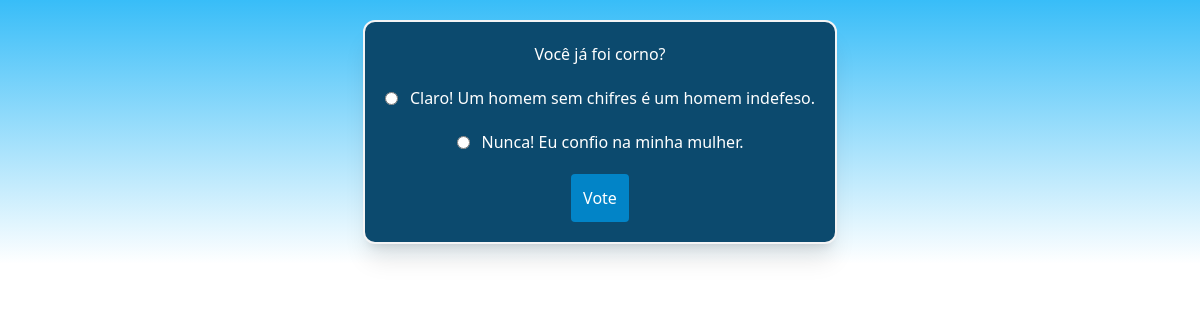
The page /polls/38/ on the database its author committed.
### polls/models.py (models this page shows, shortened)
class Question(models.Model):
    question_text = models.CharField(max_length=200)
    pub_date = models.DateTimeField("data de publicação")

class Choice(models.Model):
    question = models.ForeignKey(Question, on_delete=models.CASCADE)
    choice_text = models.CharField(max_length=200)
    votes = models.IntegerField(default=0)

### polls/views.py (the view)
# urls.py: path("<int:pk>/", views.DetailView.as_view(), name="detail"),
class DetailView(generic.DetailView):
  template_name = "polls/detail.html"
  model = Question

### polls/templates/polls/detail.html (shortened to what this page needs)
<!DOCTYPE html>
{% load static %}
<html lang="en">
<head>
    <script src="https://cdn.tailwindcss.com"></script>
</head>
<body class="flex flex-col items-center bg-gradient-to-b from-sky-400 bg-no-repeat">
  <div class="flex text-center items-center justify-center flex-col rounded-xl bg-sky-900 text-white p-5 m-5 border-2 border-zinc-100 shadow-xl">
    <form action="{% url 'polls:vote' question.id %}" method="post">
        <fieldset>
            <legend><h1>{{ question.question_text }}</h1></legend>
                {% for choice in question.choice_set.all %}
                  <div class="my-5 flex justify-center items-center">
                    <input class="mr-3" type="radio" name="choice" id="choice{{ forloop.counter }}" value="{{ choice.id }}">
                    <label for="choice{{ forloop.counter }}">{{ choice.choice_text }}</label>
                  </div>
                {% endfor %}
        </fieldset>
        <input class="bg-sky-600 rounded p-3" type="submit" value="Vote">
    </form>
  </div>
</body>
</html>

### rows shown on the page
Question: question_text "Você já foi corno?"
Choice: choice_text "Claro! Um homem sem chifres é um homem indefeso."
Choice: choice_text "Nunca! Eu confio na minha mulher."
